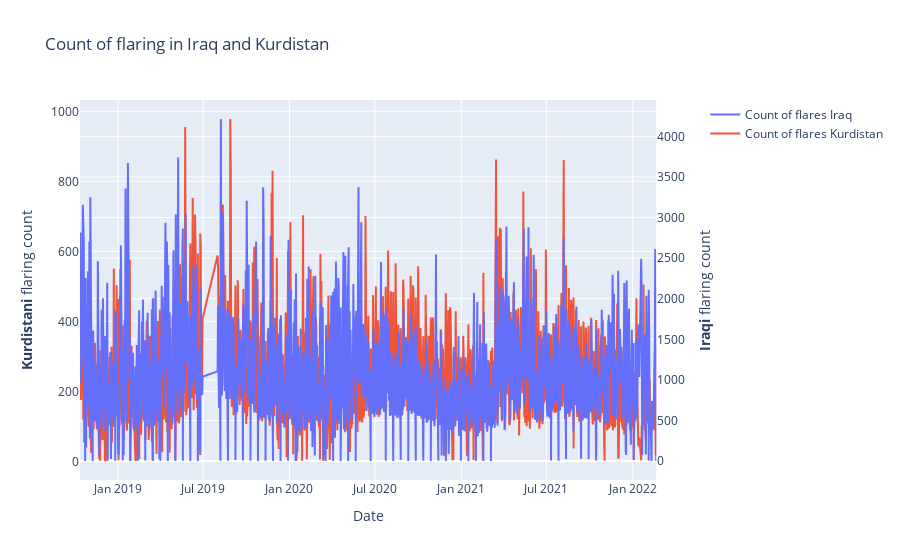

Notebook code cell kept with this figure:
### Code cell
# Visualising monthly changes in flaring in kurdistan and Iraq

# Create figure with secondary y-axis
fig = make_subplots(specs=[[{"secondary_y": True}]])

fig.add_trace(
    go.Scatter(x=iraq_total_flaring_by_date['Flaring_date'], y=iraq_total_flaring_by_date['Count'], name="Count of flares Iraq"),
    secondary_y=True,
)

# Add traces
fig.add_trace(
    go.Scatter(x=kurdistan_total_flaring_by_date['Flaring_date'], y=kurdistan_total_flaring_by_date['Count'], name="Count of flares Kurdistan"),
    secondary_y=False,
)

# Add figure title
fig.update_layout(
    title_text="Count of flaring in Iraq and Kurdistan"
)

# Set x-axis title
fig.update_xaxes(title_text="Date")

# Set y-axes titles
fig.update_yaxes(title_text="<b>Kurdistani</b> flaring count", secondary_y=False)
fig.update_yaxes(title_text="<b>Iraqi</b> flaring count", secondary_y=True)

fig.show()

### Figure 1 — Plotly figure (JSON) as saved in the notebook; plotly's stock layout.template omitted (floating-point values rounded to 4 significant figures; data arrays with more than 128 entries replaced by an {"elided": "..."} marker saying what was removed)
{"data": [{"name": "Count of flares Iraq", "type": "scatter", "x": {"elided": "1244 str values"}, "xaxis": "x", "y": {"elided": "1244 int values"}, "yaxis": "y2"}, {"name": "Count of flares Kurdistan", "type": "scatter", "x": {"elided": "1181 str values"}, "xaxis": "x", "y": {"elided": "1181 int values"}, "yaxis": "y"}], "layout": {"title": {"text": "Count of flaring in Iraq and Kurdistan"}, "xaxis": {"anchor": "y", "domain": [0, 0.94], "title": {"text": "Date"}}, "yaxis": {"anchor": "x", "domain": [0, 1], "title": {"text": "<b>Kurdistani</b> flaring count"}}, "yaxis2": {"anchor": "x", "overlaying": "y", "side": "right", "title": {"text": "<b>Iraqi</b> flaring count"}}}}
